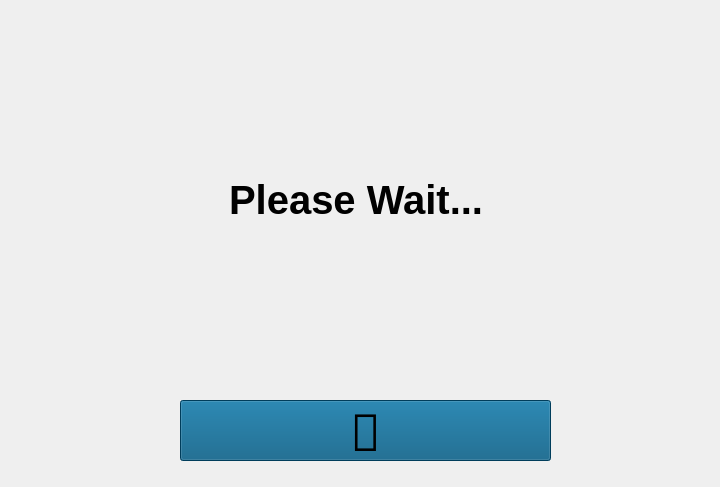
<?xml version="1.0" encoding="UTF-8"?>
<ui version="4.0">
 <class>camera_page</class>
 <widget class="QMainWindow" name="camera_page">
  <property name="geometry">
   <rect>
    <x>0</x>
    <y>0</y>
    <width>720</width>
    <height>487</height>
   </rect>
  </property>
  <property name="sizePolicy">
   <sizepolicy hsizetype="Expanding" vsizetype="Expanding">
    <horstretch>0</horstretch>
    <verstretch>0</verstretch>
   </sizepolicy>
  </property>
  <property name="windowTitle">
   <string>Camera</string>
  </property>
  <widget class="QWidget" name="centralwidget">
   <widget class="QLabel" name="camera_label">
    <property name="geometry">
     <rect>
      <x>9</x>
      <y>9</y>
      <width>701</width>
      <height>381</height>
     </rect>
    </property>
    <property name="sizePolicy">
     <sizepolicy hsizetype="Expanding" vsizetype="Expanding">
      <horstretch>0</horstretch>
      <verstretch>0</verstretch>
     </sizepolicy>
    </property>
    <property name="minimumSize">
     <size>
      <width>701</width>
      <height>381</height>
     </size>
    </property>
    <property name="maximumSize">
     <size>
      <width>701</width>
      <height>381</height>
     </size>
    </property>
    <property name="font">
     <font>
      <pointsize>30</pointsize>
      <bold>true</bold>
     </font>
    </property>
    <property name="text">
     <string>Please Wait...</string>
    </property>
    <property name="margin">
     <number>0</number>
    </property>
    <property name="indent">
     <number>220</number>
    </property>
   </widget>
   <widget class="QPushButton" name="cam_btn">
    <property name="geometry">
     <rect>
      <x>180</x>
      <y>400</y>
      <width>371</width>
      <height>61</height>
     </rect>
    </property>
    <property name="font">
     <font>
      <family>Segoe Script</family>
      <pointsize>38</pointsize>
     </font>
    </property>
    <property name="styleSheet">
     <string notr="true">background-color: rgb(0, 85, 127);</string>
    </property>
    <property name="text">
     <string>📸</string>
    </property>
   </widget>
  </widget>
 </widget>
 <resources/>
 <connections/>
</ui>
